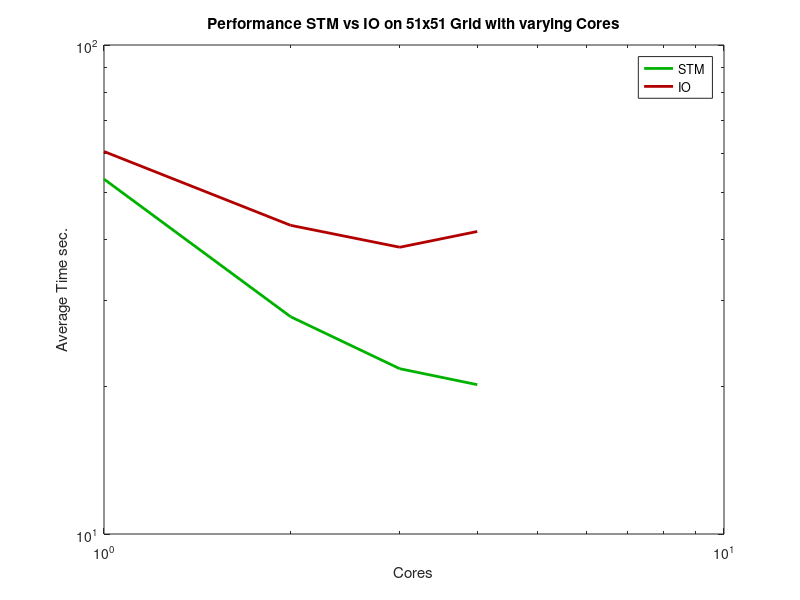

Recreate this plot in MATLAB.
stm = [53.182, 27.817, 21.776, 20.201];
io = [60.564, 42.779, 38.586, 41.555];
cores = [1, 2, 3, 4];

figure;
loglog (cores, stm, "linewidth", 2, "color", [0, 0.7, 0]);
hold on;
loglog (cores, io, "linewidth", 2, "color", [0.7, 0, 0]);

legend ("STM", "IO");
xlabel ("Cores");
ylabel ("Average Time sec.");

title ("Performance STM vs IO on 51x51 Grid with varying Cores");